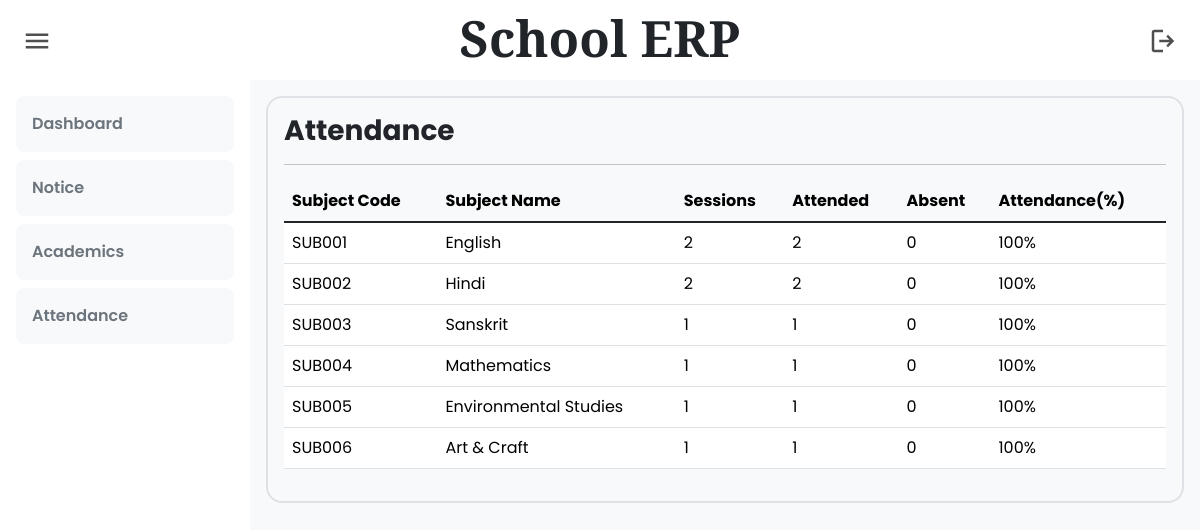
The app's page /student/attendance.php (signed in) with its own data.
### tables this page shows
CREATE TABLE `student` (
  `id` int(11) NOT NULL,
  `student id` varchar(20) NOT NULL,
  `student name` varchar(70) DEFAULT NULL,
  `class` varchar(12) DEFAULT NULL,
  `subject 1` varchar(10) DEFAULT NULL,
  `subject 2` varchar(10) DEFAULT NULL,
  `subject 3` varchar(10) DEFAULT NULL,
  `subject 4` varchar(10) DEFAULT NULL,
  `subject 5` varchar(10) DEFAULT NULL,
  `subject 6` varchar(10) DEFAULT NULL
);

### student/attendance.php (the view, shortened to what this page needs)
<?php include "../sidebar/sidebar std.php";?>
<!DOCTYPE html>
<html lang="en">
<head>
    <link href="../assets/bootstrap/css/bootstrap.min.css" rel="stylesheet">
    <link rel="stylesheet" href="../assets/css/style.css">
</head>
<body>
    <div class="p-3">
        <div class="p-3 rounded-4 border border-2">
            <header>
                <h3 class="h3 fw-bold">Attendance</h3>
                <hr class="hr">
            </header>
            <div class="table-responsive">
                <table class="table table-hover">
                    <thead class="table-light">
                        <tr>
                            <th>Subject Code</th>
                            <th>Subject Name</th>
                            <th>Sessions</th>
                            <th>Attended</th>
                            <th>Absent</th>
                            <th>Attendance(%)</th>
                        </tr>
                    </thead>
                    <tbody class="table-group-divider">
                        <?php
                        include '../connection/connector.php';
                        $user = $_SESSION["username"];
                        $subjects = mysqli_fetch_assoc(mysqli_query($con,"SELECT * FROM `student` WHERE `student id`='$user'"));
                        for($i=1;$i<=6;$i++){
                            $sub = $subjects["subject $i"];
                            $subName = mysqli_fetch_assoc(mysqli_query($con,"SELECT `subject`.`subject name`,`subject sessions`.`session` FROM `subject` INNER JOIN `subject sessions` ON `subject`.`subject id`=`subject sessions`.`subject id` WHERE `subject`.`subject id`='$sub'"));
                            $session = $subName['session']==NULL ? 1 : $subName['session'];
                            $subName = $subName['subject name'];
                            $subTable = strtolower($sub);
                            $attended = mysqli_fetch_assoc(mysqli_query($con,"SELECT `attendance` FROM `$subTable` WHERE `student id`='$user'"));
                            $attended = $attended['attendance']==NULL ? 1 : $attended['attendance'];
                            $absent = $session - $attended;
                            $attendance = ($attended/$session)*100;
                            $attendance = "$attendance%";
                            ?>
                        <tr>
                            <td><?php echo htmlspecialchars($sub); ?></td>
                            <td><?php echo htmlspecialchars($subName); ?></td>
                            <td><?php echo htmlspecialchars($session); ?></td>
                            <td><?php echo htmlspecialchars($attended); ?></td>
                            <td><?php echo htmlspecialchars($absent); ?></td>
                            <td><?php echo htmlspecialchars($attendance); ?></td>
                        </tr>
                            <?php
                        }
                        ?>
                    </tbody>
                </table>
            </div>
        </div>
    </div>
</body>
</html>

### assets/css/style.css (style rules this page uses)
* { font-family: poppins; transition: all 0.25s ease; }
body { margin-top: 80px; }

### student/attendance.php (style rules this page uses)
* { font-family: poppins; }

### records on screen
student: subject 1 "SUB001", subject 2 "SUB002", subject 3 "SUB003", subject 4 "SUB004", subject 5 "SUB005", subject 6 "SUB006"

### other values on screen
$subName "English"
$session "2"
$attended "2"
$absent "0"
$attendance "100%"
$subName "Hindi"
$subName "Sanskrit"
$session "1"
$attended "1"
$subName "Mathematics"
$subName "Environmental Studies"
$subName "Art & Craft"
